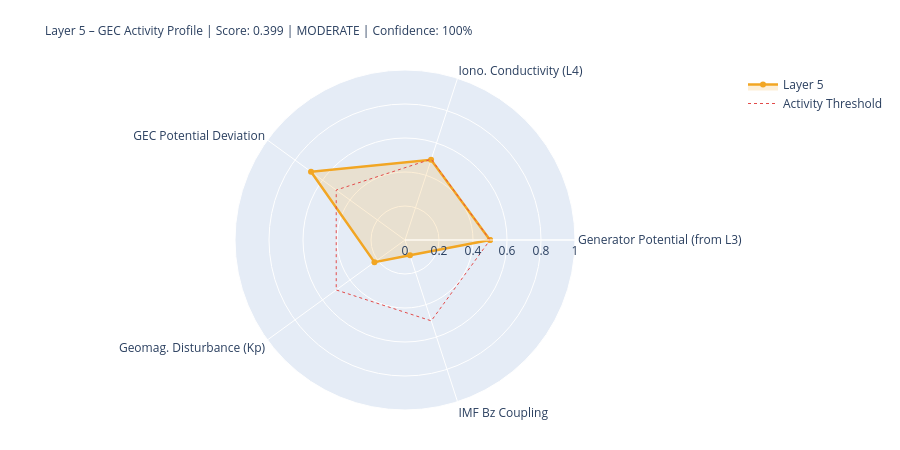

Notebook code for this chart:
### Markdown cell above
---
## 5. State Assessment & Handoff to Layer 6

### Code cell
# ============================================================
# LAYER-5-SCORE
# ============================================================

# Components
# 1) Generator activity (Layer-3-driven)
gen_score = norm(generator_strength, 0.3, 2.0)
gen_src   = 'from_layer3' if l3_thunder_score is not None else 'estimated'

# 2) Ionospheric conductivity (Layer-4-driven)
iono_score = norm(iono_cond_factor, 0.7, 1.4)
iono_src   = 'from_layer4' if l4_ioniz is not None else 'estimated'

# 3) GEC potential deviation from reference
pot_score = norm(abs(delta_V_pct), 0, 30)  # 0 = at reference, 1 = 30% deviation
pot_src   = 'derived'

# 4) Geomagnetic disturbance (Kp) – modulates vertical currents
kp_score = norm(kp_val, 0, 9)
kp_src   = 'primary' if kp_now is not None else 'from_layer4'

# 5) IMF Bz coupling (southward = stronger M-I coupling → GEC influence)
bz_score = norm(-(bz_now or 0), -5, 30) if bz_now is not None else None
bz_src   = 'primary' if bz_now is not None else 'missing'

COMPONENTS = {
    'Generator Potential (from L3)':  {'score': gen_score,   'source': 'derived_from_layer3', 'dynamic': True},
    'Iono. Conductivity (L4)':      {'score': iono_score,  'source': iono_src, 'dynamic': True},
    'GEC Potential Deviation':      {'score': pot_score,   'source': pot_src,  'dynamic': True},
    'Geomag. Disturbance (Kp)':         {'score': kp_score,    'source': kp_src,   'dynamic': True},
    'IMF Bz Coupling':               {'score': bz_score,    'source': bz_src,   'dynamic': True},
}

available   = {k: v['score'] for k, v in COMPONENTS.items() if v['score'] is not None}
unavailable = [k for k, v in COMPONENTS.items() if v['score'] is None]
layer5_score = round(sum(available.values()) / len(available), 4) if available else None
confidence   = round(len(available) / len(COMPONENTS), 2)
level = ('unknown' if layer5_score is None
         else 'quiet'   if layer5_score < 0.3
         else 'moderate' if layer5_score < 0.6
         else 'active')
dominant_l5 = max(available, key=available.get) if available else 'none'

# Kp consistency: separate 1-min raw value from score value
kp_1m_raw   = kp_now          # directly from API (can be 0.0 during live measurement)
kp_for_score = kp_val          # from Layer-0 context or estimated value if needed
kp_score_src = kp_src

W = 68
print('=' * W)
print('LAYER 5 – GLOBAL ELECTRIC CIRCUIT – STATE ASSESSMENT')
print('=' * W)
for name, comp in COMPONENTS.items():
    s = comp['score']
    if s is not None:
        bar = '█' * int(s*20) + '░' * (20-int(s*20))
        print(f'  {name:<34} {bar}  {s:.3f}  [{comp["source"]}]')
    else:
        print(f'  {name:<34} {"─"*20}  n/a   [missing]')
print('-' * W)
print(f'  Score:         {layer5_score:.3f}  ({len(available)}/{len(COMPONENTS)} components)')
print(f'  Confidence:    {confidence:.0%}')
print(f'  Level:         {level.upper()}')
print(f'  Dominant:      {dominant_l5}')
print(f'  V_iono:        {V_iono_mod:.1f} kV  (Δ {delta_V_pct:+.1f}% vs. Ref)')
print(f'  I_total:       {I_total_mod:.1f} A   (Δ {delta_I_pct:+.1f}% vs. Ref)')
print('=' * W)

# Radar
cats   = list(available.keys())
vals_r = list(available.values())
if len(cats) >= 3:
    fig = go.Figure()
    fig.add_trace(go.Scatterpolar(
        r=vals_r + [vals_r[0]], theta=cats + [cats[0]],
        fill='toself', fillcolor='rgba(242,166,35,0.18)',
        line=dict(color='#F2A623', width=2.5), name='Layer 5'
    ))
    fig.add_trace(go.Scatterpolar(
        r=[0.5]*(len(cats)+1), theta=cats+[cats[0]],
        line=dict(color='#E24B4A', dash='dot', width=1),
        mode='lines', name='Activity Threshold'
    ))
    fig.update_layout(
        title=dict(
            text=f'Layer 5 – GEC Activity Profile | Score: {layer5_score:.3f} | {level.upper()} | Confidence: {confidence:.0%}',
            font=dict(size=12)
        ),
        polar=dict(radialaxis=dict(visible=True, range=[0,1])),
        height=450, showlegend=True,
        margin=dict(l=80, r=80, t=70, b=40)
    )
    fig.show()

### Figure 1 — Plotly figure (JSON) as saved in the notebook; plotly's stock layout.template omitted (floating-point values rounded to 4 significant figures)
{"data": [{"fill": "toself", "fillcolor": "rgba(242,166,35,0.18)", "line": {"color": "#F2A623", "width": 2.5}, "name": "Layer 5", "r": [0.5, 0.4963, 0.6833, 0.2222, 0.0946, 0.5], "theta": ["Generator Potential (from L3)", "Iono. Conductivity (L4)", "GEC Potential Deviation", "Geomag. Disturbance (Kp)", "IMF Bz Coupling", "Generator Potential (from L3)"], "type": "scatterpolar"}, {"line": {"color": "#E24B4A", "dash": "dot", "width": 1}, "mode": "lines", "name": "Activity Threshold", "r": [0.5, 0.5, 0.5, 0.5, 0.5, 0.5], "theta": ["Generator Potential (from L3)", "Iono. Conductivity (L4)", "GEC Potential Deviation", "Geomag. Disturbance (Kp)", "IMF Bz Coupling", "Generator Potential (from L3)"], "type": "scatterpolar"}], "layout": {"height": 450, "margin": {"b": 40, "l": 80, "r": 80, "t": 70}, "polar": {"radialaxis": {"range": [0, 1], "visible": true}}, "showlegend": true, "title": {"font": {"size": 12}, "text": "Layer 5 – GEC Activity Profile | Score: 0.399 | MODERATE | Confidence: 100%"}}}
